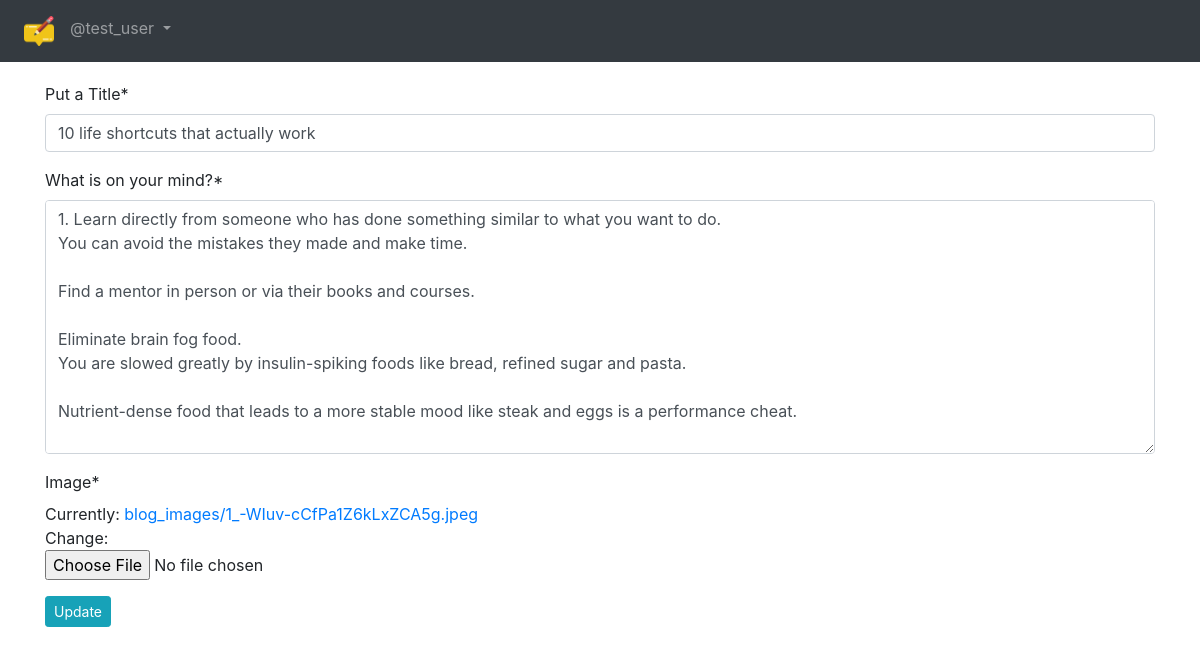
The app's page /blog/edit/3/ (signed in), older data.
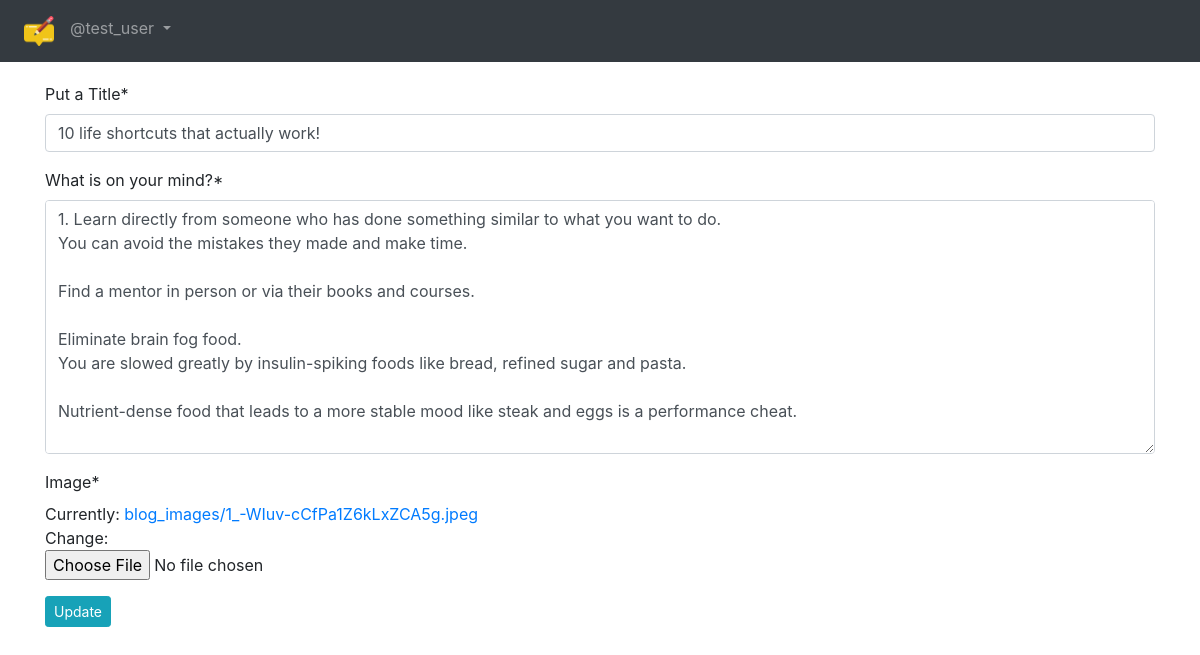
The same page, newer data.
### App_Blog/models.py (models this page shows, shortened)
class Blog(models.Model):
    author = models.ForeignKey(
        User, on_delete=models.CASCADE, related_name='post_author')
    blog_title = models.CharField(max_length=254, verbose_name="Put a Title")
    slug = models.SlugField(max_length=264, unique=True)
    blog_content = models.TextField(verbose_name="What is on your mind?")
    blog_image = models.ImageField(
        upload_to='blog_images', verbose_name="Image")
    publish_date = models.DateTimeField(auto_now_add=True)
    update_date = models.DateTimeField(auto_now=True)
    class Meta:
        ordering = ('-publish_date',)

### App_Blog/views.py (the view, shortened to what this page needs)
# urls.py: path('edit/<pk>/', views.UpdateBlog.as_view(), name="edit_blog"),
class UpdateBlog(LoginRequiredMixin, UpdateView):
    model = Blog
    fields = ('blog_title', 'blog_content', 'blog_image')
    template_name = 'App_Blog/edit_blog.html'

### templates/App_Blog/edit_blog.html (shortened to what this page needs)
{% extends 'base.html' %}
{% load crispy_forms_tags %}
{% block body_block %}
{% if blog.author == user %}
<form method="POST">
    {{ form|crispy }}
    <button type="submit" name="button" class="btn btn-info btn-sm">Update</button>
    {% else %}
    <p>Your are not allowed to view this page. 404</p>
</form>
{% endif %}
{% endblock %}

Row changes from the older to the newer data that the page shows:
changed Blog: blog_title "10 life shortcuts that actually work" → "10 life shortcuts that actually work!"
